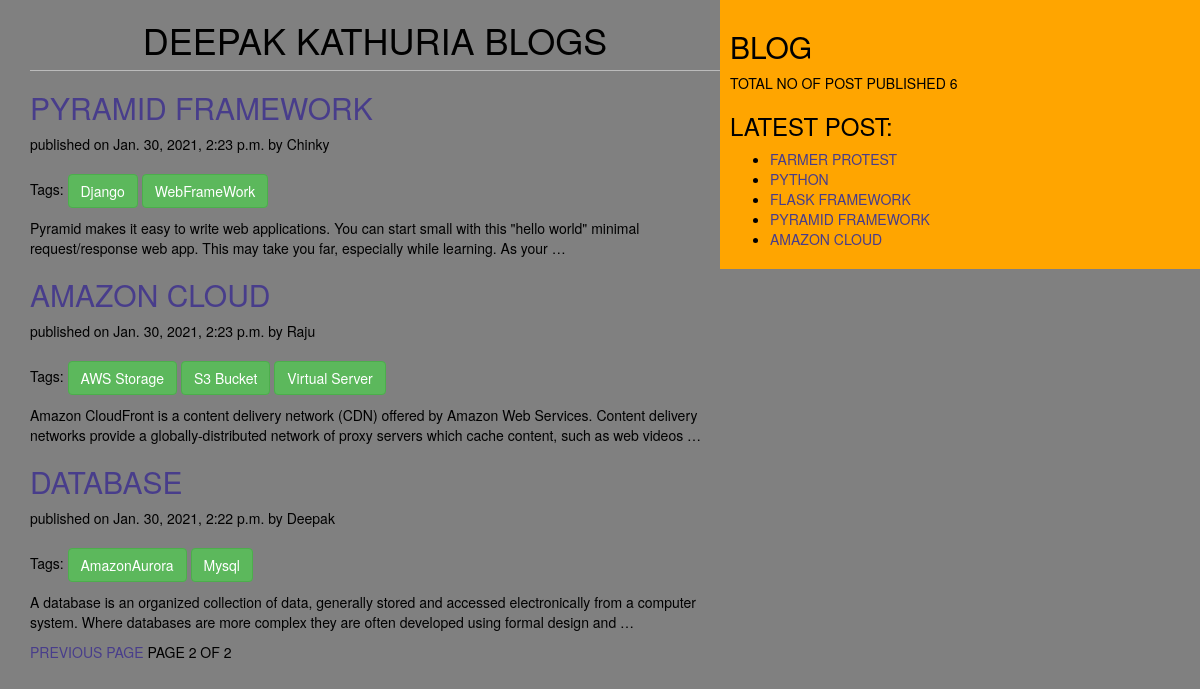
Screenshot of /?page=2 with the database file from the repository.
### testapp/models.py (models this page shows, shortened)
class Post(models.Model):
    STATUS_CHOICES=(('draft','Draft'),('published','Published'))
    title=models.CharField(max_length=256)
    slug=models.SlugField(max_length=256,unique_for_date='publish')
    author=models.ForeignKey(to=User,related_name='blog_posts',on_delete=models.CASCADE)
    body=models.TextField()
    publish=models.DateTimeField(default=timezone.now)
    created=models.DateTimeField(auto_now_add=True)
    updated=models.DateTimeField(auto_now=True)
    status=models.CharField(max_length=10,choices=STATUS_CHOICES,default='draft')
    objects=CustomManager()
    tags=TaggableManager()
    class Meta:
        ordering=('-publish',)
    def get_absolute_url(self):
        return reverse('post_detail', args=[self.publish.year,
        self.publish.strftime('%m'), self.publish.strftime('%d'), self.slug])

### testapp/views.py (the view)
# urls.py: url(r'^$',views.post_list_view),
def post_list_view(request,tag_slug=None):
    post_list=Post.objects.all()
    tag=None
    if tag_slug:
        tag=get_object_or_404(Tag,slug=tag_slug)
        post_list=post_list.filter(tags__in=[tag])
    paginator=Paginator(post_list,3)
    page_number=request.GET.get('page')
    try:
        post_list=paginator.page(page_number)
    except PageNotAnInteger:
        post_list=paginator.page(1)
    except EmptyPage:
        post_list=paginator.page(paginator.num_pages)
    return render(request,'testapp/post_list.html',{'post_list':post_list,'tag':tag})

### testapp/models.py (called while the page is built)
    def get_queryset(self):
        return super().get_queryset().filter(status="published")

### testapp/templatetags/testapp_tags.py (called while the page is built)
@register.simple_tag
def total_posts():
    return Post.objects.count()

@register.inclusion_tag('testapp/latest.html')
def show_latest_posts(count=5):
    latest_posts=Post.objects.order_by('-publish')[:count]
    return {'latest_posts':latest_posts}

### templates/testapp/post_list.html (shortened to what this page needs)
{%extends 'testapp/base.html'%}
  {% block content %}
     <h1>DEEPAK KATHURIA BLOGS</h1>
     {% for post in post_list %}
       <h2><a href="{{post.get_absolute_url}}" >{{post.title}}</a></h2>
       published on {{post.publish}} by {{post.author|title}}
       <br><br>
       <p>Tags:
         {% for tag in post.tags.all %}
            <a href="{% url "post_list_by_tag_name" tag.slug %}" class="btn btn-success" >{{tag.name}}</a>
          {% endfor %}
        </p>
       {{post.body|truncatewords:30|linebreaks}}
      {% endfor %}
      {% include 'testapp/pagination.html' with page=post_list %}
{% endblock %}

### templates/testapp/latest.html
<ul>
  {% for post in latest_posts %}
  <li><a href="{{post.get_absolute_url}}"">{{post.title}}</a></li>
  {% endfor %}
</ul>

### static/css/blog.css (style rules this page uses)
h1 { text-align: center; border-bottom: 1px solid #bbb; padding-bottom: 10px; }
body { background: grey; color: black; }
a { color: #483D8B; }

### rows the page displays
Post: title "PYRAMID FRAMEWORK", publish "Jan. 30, 2021, 2:23 p.m.", author "Chinky", body "Pyramid makes it easy to write web applications. You can start small with this \"hello world\" minimal request/response web app. This may take you far, especially while learning. As your …"
Tag: name "Django"
Tag: name "WebFrameWork"
Post: title "AMAZON CLOUD", publish "Jan. 30, 2021, 2:23 p.m.", author "Raju", body "Amazon CloudFront is a content delivery network (CDN) offered by Amazon Web Services. Content delivery networks provide a globally-distributed network of proxy servers which cache content, such as web videos …"
Tag: name "AWS Storage"
Tag: name "S3 Bucket"
Tag: name "Virtual Server"
Post: title "DATABASE", publish "Jan. 30, 2021, 2:22 p.m.", author "Deepak", body "A database is an organized collection of data, generally stored and accessed electronically from a computer system. Where databases are more complex they are often developed using formal design and …"
Tag: name "AmazonAurora"
Tag: name "Mysql"
Post: title "FARMER PROTEST"
Post: title "PYTHON"
Post: title "FLASK FRAMEWORK"

### other values shown
{{ page.number }} "2"
{{ page.paginator.num_pages }} "2"
